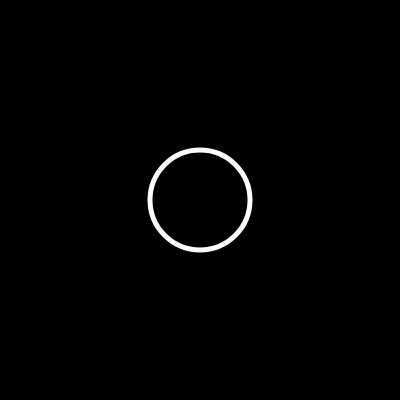
Frame 1 (no input)
Frame 60 (no input): identical to frame 1, image omitted
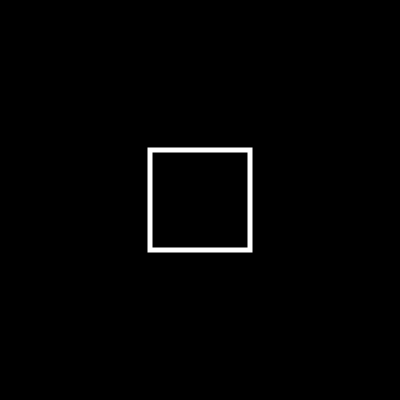
Frame 120 (the mouse pressed at the canvas centre since frame 60)

The p5.js sketch that drew these frames (run headless with seeded random() and noise() and a simulated clock; from frame 60 on, the mouse is pressed at the canvas centre):

// p5.js sketch
// ── sketch.js
function setup() {
  createCanvas(400, 400);
}

function draw() {
  background(0);
  noFill();
  stroke(255);
  strokeWeight(5);
  
  if (mouseX < width / 2) {
    ellipse(width / 2, height / 2, 100, 100)
  } else {
    rect(width / 2 - 50, height / 2 - 50, 100, 100)
  }
}
